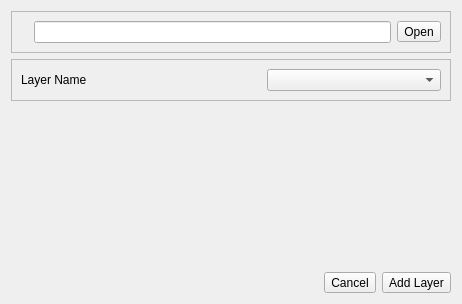
<?xml version="1.0" encoding="UTF-8"?>
<ui version="4.0">
 <class>WfipsAddLayerDialog</class>
 <widget class="QDialog" name="WfipsAddLayerDialog">
  <property name="windowModality">
   <enum>Qt::WindowModal</enum>
  </property>
  <property name="geometry">
   <rect>
    <x>0</x>
    <y>0</y>
    <width>462</width>
    <height>304</height>
   </rect>
  </property>
  <property name="windowTitle">
   <string>Load Custom Analysis Layer</string>
  </property>
  <layout class="QVBoxLayout" name="verticalLayout_2">
   <item>
    <widget class="QFrame" name="frame_2">
     <property name="frameShape">
      <enum>QFrame::StyledPanel</enum>
     </property>
     <property name="frameShadow">
      <enum>QFrame::Raised</enum>
     </property>
     <layout class="QVBoxLayout" name="verticalLayout_3">
      <item>
       <layout class="QHBoxLayout" name="horizontalLayout_15">
        <item>
         <widget class="QLabel" name="label_15">
          <property name="text">
           <string/>
          </property>
         </widget>
        </item>
        <item>
         <widget class="QLineEdit" name="addLayerLineEdit"/>
        </item>
        <item>
         <widget class="QToolButton" name="openLayerFileToolButton">
          <property name="text">
           <string>Open</string>
          </property>
         </widget>
        </item>
       </layout>
      </item>
     </layout>
    </widget>
   </item>
   <item>
    <widget class="QFrame" name="frame">
     <property name="frameShape">
      <enum>QFrame::StyledPanel</enum>
     </property>
     <property name="frameShadow">
      <enum>QFrame::Raised</enum>
     </property>
     <layout class="QVBoxLayout" name="verticalLayout">
      <item>
       <layout class="QHBoxLayout" name="horizontalLayout">
        <item>
         <widget class="QLabel" name="label_16">
          <property name="text">
           <string>Layer Name</string>
          </property>
         </widget>
        </item>
        <item>
         <spacer name="horizontalSpacer_2">
          <property name="orientation">
           <enum>Qt::Horizontal</enum>
          </property>
          <property name="sizeHint" stdset="0">
           <size>
            <width>40</width>
            <height>20</height>
           </size>
          </property>
         </spacer>
        </item>
        <item>
         <widget class="QComboBox" name="addLayerComboBox">
          <property name="sizePolicy">
           <sizepolicy hsizetype="MinimumExpanding" vsizetype="Fixed">
            <horstretch>0</horstretch>
            <verstretch>0</verstretch>
           </sizepolicy>
          </property>
         </widget>
        </item>
       </layout>
      </item>
     </layout>
    </widget>
   </item>
   <item>
    <spacer name="verticalSpacer">
     <property name="orientation">
      <enum>Qt::Vertical</enum>
     </property>
     <property name="sizeHint" stdset="0">
      <size>
       <width>20</width>
       <height>40</height>
      </size>
     </property>
    </spacer>
   </item>
   <item>
    <layout class="QHBoxLayout" name="horizontalLayout_2">
     <item>
      <spacer name="horizontalSpacer">
       <property name="orientation">
        <enum>Qt::Horizontal</enum>
       </property>
       <property name="sizeHint" stdset="0">
        <size>
         <width>40</width>
         <height>20</height>
        </size>
       </property>
      </spacer>
     </item>
     <item>
      <widget class="QToolButton" name="cancelToolButton">
       <property name="text">
        <string>Cancel</string>
       </property>
      </widget>
     </item>
     <item>
      <widget class="QToolButton" name="addLayerToolButton">
       <property name="enabled">
        <bool>true</bool>
       </property>
       <property name="text">
        <string>Add Layer</string>
       </property>
      </widget>
     </item>
    </layout>
   </item>
  </layout>
 </widget>
 <resources/>
 <connections/>
</ui>
